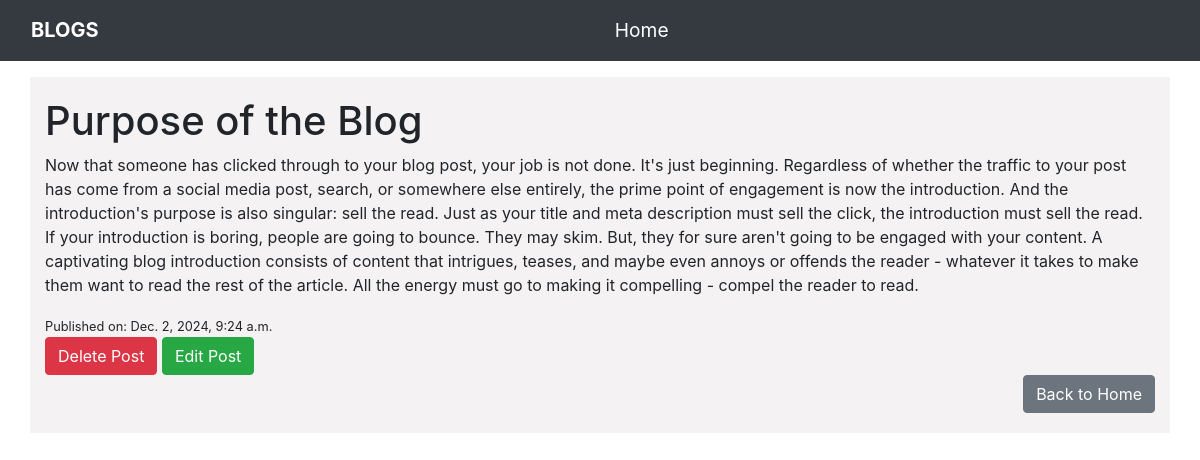
The page /post/25/ (signed in) on the database its author committed.
### my_app/models.py (models this page shows)
class Post(models.Model):
    title = models.CharField(max_length=50,null=True,blank=True)
    content = models.TextField()
    author = models.ForeignKey(User, on_delete=models.SET_NULL, null=True, blank=True)
    published = models.DateTimeField(auto_now_add=True)

### my_app/views.py (the view)
# urls.py: path("post/<int:id>/",views.post_detail,name='post_detail'),
def post_detail(request,id):
    if not request.user.is_authenticated:
        messages.error(request,'You Must Login First')
        return redirect('login_view')
    try:
        post = get_object_or_404(Post,id=id)
        return render(request,'post_detail_page.html',{'post': post})
    except Exception as e:
        messages.error(request,f'Error Occured:{str(e)}')
        return redirect('home_page')

### my_app/templates/post_detail_page.html (shortened to what this page needs)
<!doctype html>
<html lang="en">
<head>
    {% load static %}
    <link rel="stylesheet" href="{% static 'post_detail_page.css'%}">
    <link rel="stylesheet" href="https://stackpath.bootstrapcdn.com/bootstrap/4.3.1/css/bootstrap.min.css"
>
</head>
<body>
    <form method="POST">
        <div class='post_detail'>
            <nav class="navbar navbar-expand-lg navbar-dark bg-dark">
                <div class="container-fluid">
                    <a class="navbar-brand" href="{% url 'home_page' %}">BLOGS</a>
                    <div class="mx-auto">
                        <a class="nav-link active text-white" href="{% url 'home_page' %}">Home</a>
                    </div>
                </div>
            </nav>
        </div>
        <div class="container mt-3">
            <h1>{{ post.title }}</h1>
            <p>{{ post.content }}</p>
            <small>Published on: {{ post.published }}</small>
            <div>
                <a class="btn btn-danger" href="{% url 'delete_post' post.id %}" role="button">Delete Post</a>
                <a class="btn btn-success" href="{% url 'edit_post' post.id %}" role="button">Edit Post</a>
            </div>
    </form>
    <div class="back">
        <a class="btn btn-secondary" href="{% url 'home_page' %}" role="button">Back to Home</a>
    </div>
</body>
</html>

### my_app/static/post_detail_page.css (style rules this page uses)
* { margin: 0; padding: 0; box-sizing: border-box; }
body { min-height:100vh !important; overflow-y: scroll; }
.navbar-brand { font-size: 1.5rem; font-weight: bold; color: white; }
.nav-link { font-size: 1.2rem; }
.container { background-color: rgb(166 147 147 / 12%); padding: 20px; }
.back { display: flex; justify-content: flex-end; }

### rows shown on the page
Post: title "Purpose of the Blog", content "Now that someone has clicked through to your blog post, your job is not done. It's just beginning. Regardless of whether the traffic to your post has come from a social media post, search, or somewhere else entirely, the prime point of engagement is now the introduction. And the introduction's purpose is also singular: sell the read. Just as your title and meta description must sell the click, the introduction must sell the read. If your introduction is boring, people are going to bounce. They may skim. But, they for sure aren't going to be engaged with your content. A captivating blog introduction consists of content that intrigues, teases, and maybe even annoys or offends the reader -…", published "Dec. 2, 2024, 9:24 a.m."
